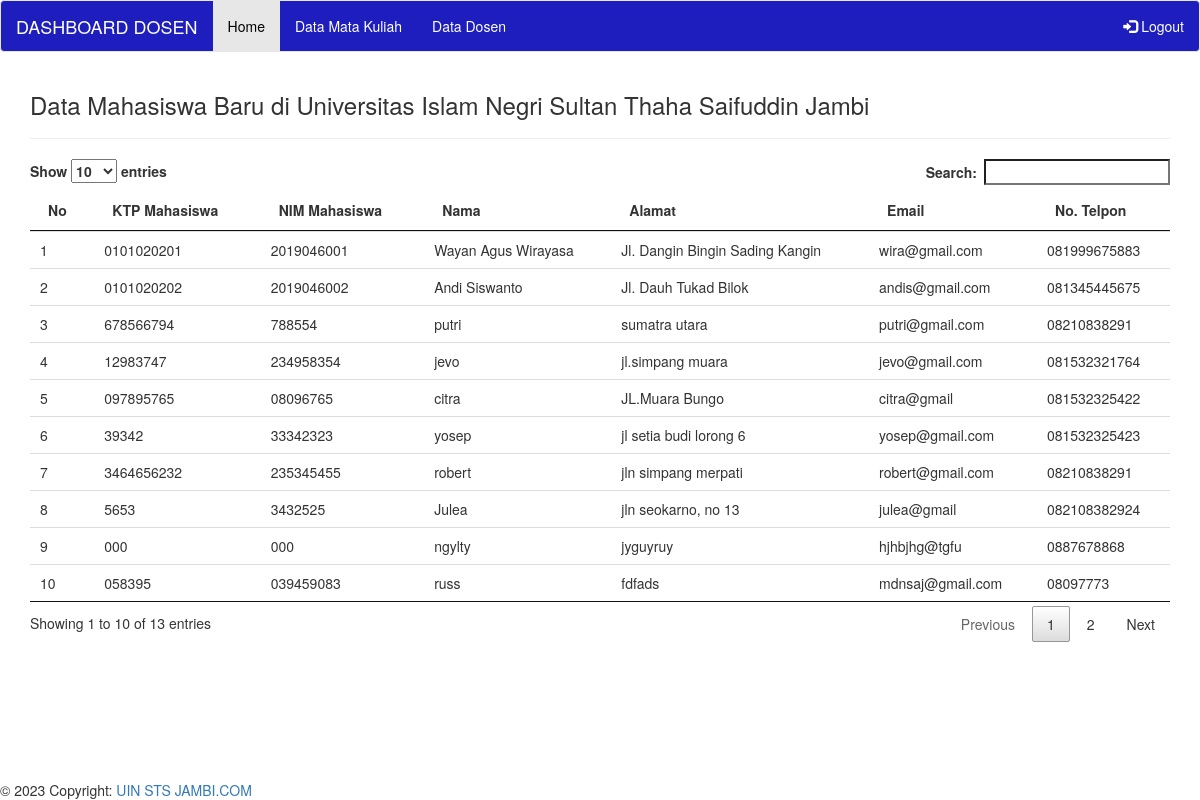
Page /Dosen/dsn_mahasiswa.php (signed in) on the committed database.
### tables this page shows
CREATE TABLE `tb_mahasiswa` (
  `id_mhs` int(10) NOT NULL,
  `ktp_mhs` varchar(10) DEFAULT NULL,
  `nim_mhs` varchar(10) DEFAULT NULL,
  `nama_mhs` varchar(50) DEFAULT NULL,
  `agama_mhs` varchar(10) DEFAULT NULL,
  `tgllahir_mhs` varchar(20) DEFAULT NULL,
  `jk_mhs` varchar(10) DEFAULT NULL,
  `alamat_mhs` varchar(200) DEFAULT NULL,
  `email_mhs` varchar(50) DEFAULT NULL,
  `notlp_mhs` varchar(15) DEFAULT NULL,
  `foto_mhs` varchar(255) NOT NULL
);

### functions/function_mhsadm.php (called while the page is built, shortened)
<?php
require "koneksi.php";
function query_view($query_view) {
    global $koneksi;
    $result = mysqli_query($koneksi, $query_view);
    $rows = [];
    while($row = mysqli_fetch_assoc($result)) {
        $rows[] = $row;
    }
    return $rows;
}
?>

### Dosen/dsn_mahasiswa.php (the view, shortened to what this page needs)
<?php
require "../koneksi.php";
include "../template/dsn_nav.php";
require "../functions/function_mhsadm.php";
$mhsadm_view = query_view("SELECT * FROM tb_mahasiswa");
?>
<div class="container">
    <div class="table-responsive">
        <h3>Data Mahasiswa Baru di Universitas Islam Negri Sultan Thaha Saifuddin Jambi</h3>
        <hr>
        </div>
        <table class="table table-stripped table-hover datatabel">
        <thead>
            <tr>
                <th>No</th>
                <th>KTP Mahasiswa</th>
                <th>NIM Mahasiswa</th>
                <th>Nama</th>
                <th>Alamat</th>
                <th>Email</th>
                <th>No. Telpon</th>
            </tr>
        </thead>
        <tbody>
        <?php
            $i = 1;
            foreach($mhsadm_view as $row){
        ?>
            <tr>
                <td><?php echo $i++; ?></td>
                <td><?php echo $row["ktp_mhs"]; ?></td>
                <td><?php echo $row["nim_mhs"]; ?></td>
                <td><?php echo $row["nama_mhs"]; ?></td>
                <td><?php echo $row["alamat_mhs"]; ?></td>
                <td><?php echo $row["email_mhs"]; ?></td>
                <td><?php echo $row["notlp_mhs"]; ?></td>
            </tr>
        <?php
            }
        ?>
        </tbody>
        </table>
    </div>
<?php
    include "../template/footer.php";
?>

### template/dsn_nav.php (shortened to what this page needs)
<!DOCTYPE html>
<html lang="en">
<head>
  <link rel="stylesheet" href="../aset/bootstrap/css/bootstrap.min.css">
  <link rel="stylesheet" href="../aset/bootstrap/css/stayle.css">
  <link rel="stylesheet" type="text/css" href="../aset/datatabel/datatables.min.css"/>
</head>
<body>
<nav class="navbar navbar-default main-nav">
  <div class="container-fluid">
    <div class="navbar-header">
      <a class="navbar-brand" href="#"  style="color: white;">DASHBOARD DOSEN</a>
    </div>
    <ul class="nav navbar-nav">
      <li class="active"><a href="../Dosen/dsn_home.php"  style="color: black;">Home</a></li>
      <li><a href="../Dosen/dsn_matkul.php"  style="color: white;">Data Mata Kuliah</a></li>
      <li><a href="../Dosen/dsn_dosen.php" style="color: white;">Data Dosen</a></li>
    </ul>
    <ul class="nav navbar-nav navbar-right">
      <li><a href="../logout.php"  style="color: white;"><span class="glyphicon glyphicon-log-in"  style="color: white;"></span> Logout</a></li>
    </ul>
  </div>
</nav>

### template/footer.php (shortened to what this page needs)
</body>
<div class="footer">
<footer class="page-footer blue" >
    <div class="footer-copyright text-center py-3">© 2023 Copyright:
        <a href="https://uinjambi.ac.id/"> UIN STS JAMBI.COM</a>
    </div>
</footer>
</div>
</html>

### template/footer.php (style rules this page uses)
.footer { position: fixed; bottom: 0; }

### rows in the picture
tb_mahasiswa: ktp_mhs "0101020201", nim_mhs "2019046001", nama_mhs "Wayan Agus Wirayasa", alamat_mhs "Jl. Dangin Bingin Sading Kangin", email_mhs "wira@gmail.com", notlp_mhs "081999675883"
tb_mahasiswa: ktp_mhs "0101020202", nim_mhs "2019046002", nama_mhs "Andi Siswanto", alamat_mhs "Jl. Dauh Tukad Bilok", email_mhs "andis@gmail.com", notlp_mhs "081345445675"
tb_mahasiswa: ktp_mhs "678566794", nim_mhs "788554", nama_mhs "putri", alamat_mhs "sumatra utara", email_mhs "putri@gmail.com", notlp_mhs "08210838291"
tb_mahasiswa: ktp_mhs "12983747", nim_mhs "234958354", nama_mhs "jevo", alamat_mhs "jl.simpang muara", email_mhs "jevo@gmail.com", notlp_mhs "081532321764"
tb_mahasiswa: ktp_mhs "097895765", nim_mhs "08096765", nama_mhs "citra", alamat_mhs "JL.Muara Bungo", email_mhs "citra@gmail", notlp_mhs "081532325422"
tb_mahasiswa: ktp_mhs "39342", nim_mhs "33342323", nama_mhs "yosep", alamat_mhs "jl setia budi lorong 6", email_mhs "yosep@gmail.com", notlp_mhs "081532325423"
tb_mahasiswa: ktp_mhs "3464656232", nim_mhs "235345455", nama_mhs "robert", alamat_mhs "jln simpang merpati", email_mhs "robert@gmail.com", notlp_mhs "08210838291"
tb_mahasiswa: ktp_mhs "5653", nim_mhs "3432525", nama_mhs "Julea", alamat_mhs "jln seokarno, no 13", email_mhs "julea@gmail", notlp_mhs "082108382924"
tb_mahasiswa: ktp_mhs "000", nim_mhs "000", nama_mhs "ngylty", alamat_mhs "jyguyruy", email_mhs "hjhbjhg@tgfu", notlp_mhs "0887678868"
tb_mahasiswa: ktp_mhs "058395", nim_mhs "039459083", nama_mhs "russ", alamat_mhs "fdfads", email_mhs "mdnsaj@gmail.com", notlp_mhs "08097773"
